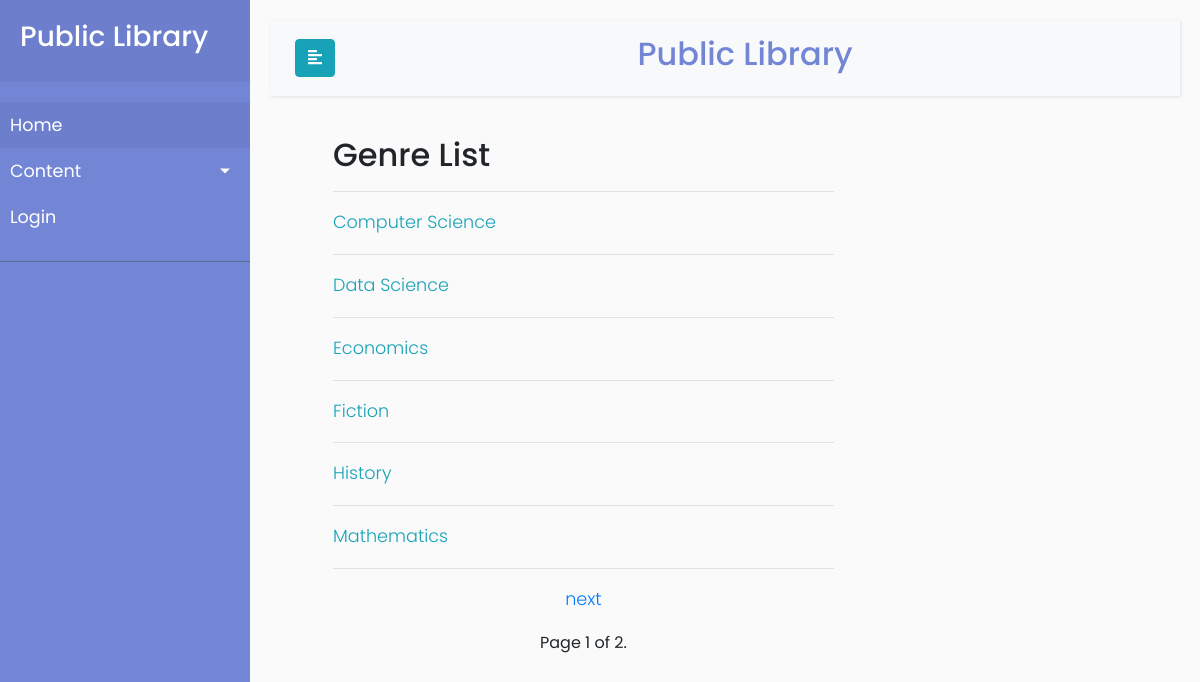
The page /catalog/genres/ on the database its author committed.
### catalog/models.py (models this page shows)
class Genre(models.Model):
    name = models.CharField(max_length=200, help_text='Enter a book genre (e.g. Science Fiction)')
    def __str__(self):
        return self.name

### catalog/views.py (the view)
# urls.py: path('genres/', GenreListView.as_view(), name='genres'),
class GenreListView(ListView):
    model = Genre
    paginate_by = 6
    def get_queryset(self):
        return Genre.objects.all().order_by('name')

### catalog/templates/catalog/genre_list.html (shortened to what this page needs)
{% extends "catalog/base_generic.html" %}
{% block content %}
<div class="col-sm-7 mx-5">
  <h2>Genre List</h2> <hr/>
  {% if genre_list %}
    {% for genre in genre_list %}
      <p class="text-info"><a href="{% url 'catalog:genre-detail' genre.name %}">{{ genre }} </a> </p><hr/>
    {% endfor %}
  {% else %}
    <p>No Genre</p>
  {% endif %}
</div>
{% endblock %}

### catalog/static/catalog/CSS/base.css (style rules this page uses)
body { font-family: 'Poppins', sans-serif; background: #fafafa; }
p { font-family: 'Poppins', sans-serif; font-size: 1.1em; font-weight: 300; line-height: 1.7em; color: #999; }
a, a:hover, a:focus { color: inherit; text-decoration: none; transition: all 0.3s; }

### rows shown on the page
Genre: name "Computer Science"
Genre: name "Data Science"
Genre: name "Economics"
Genre: name "Fiction"
Genre: name "History"
Genre: name "Mathematics"

### other values the page prints
{{ page_obj.number }} "1"
{{ page_obj.paginator.num_pages }} "2"
